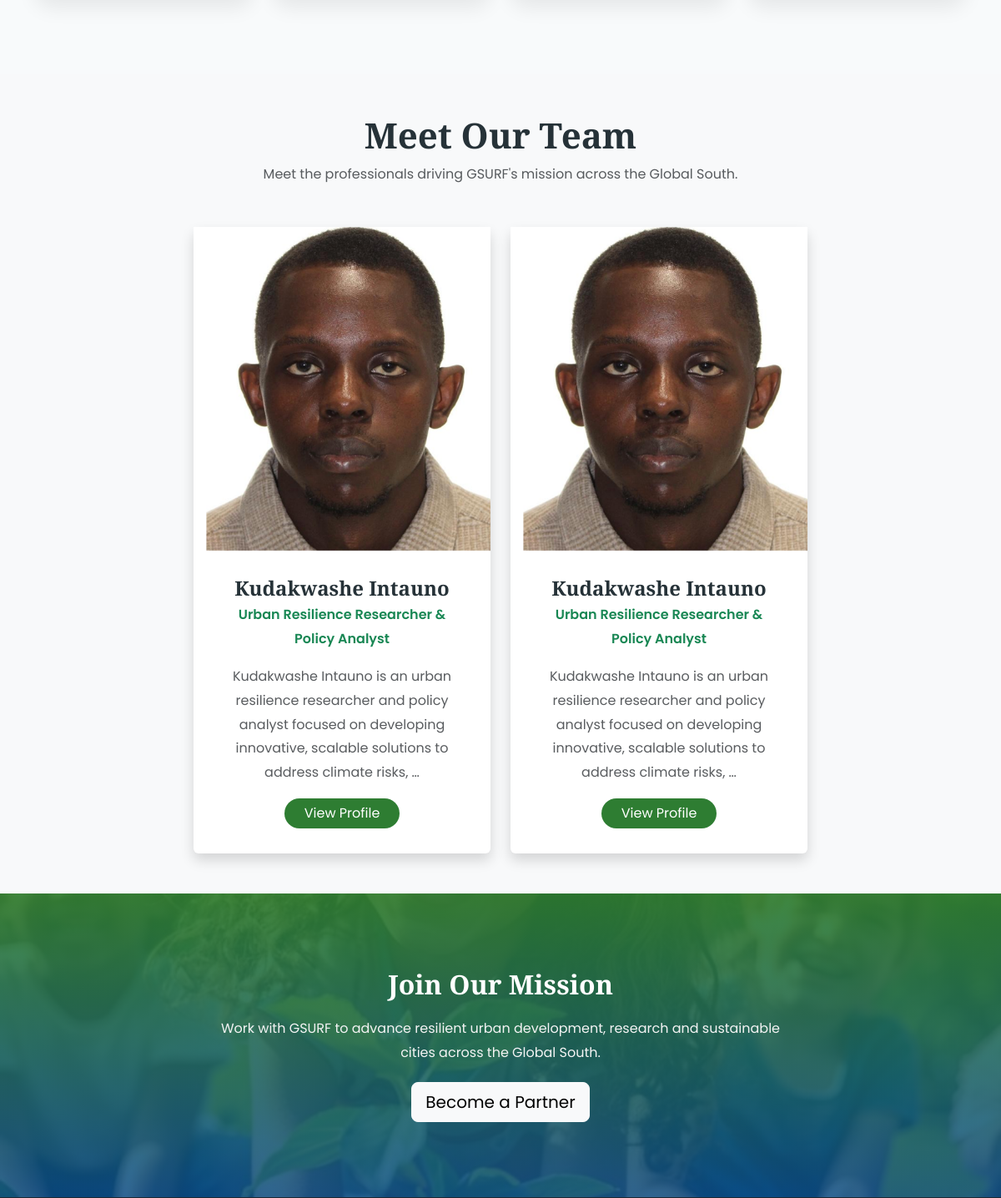
Page /about/ (middle part) on the earlier database version.
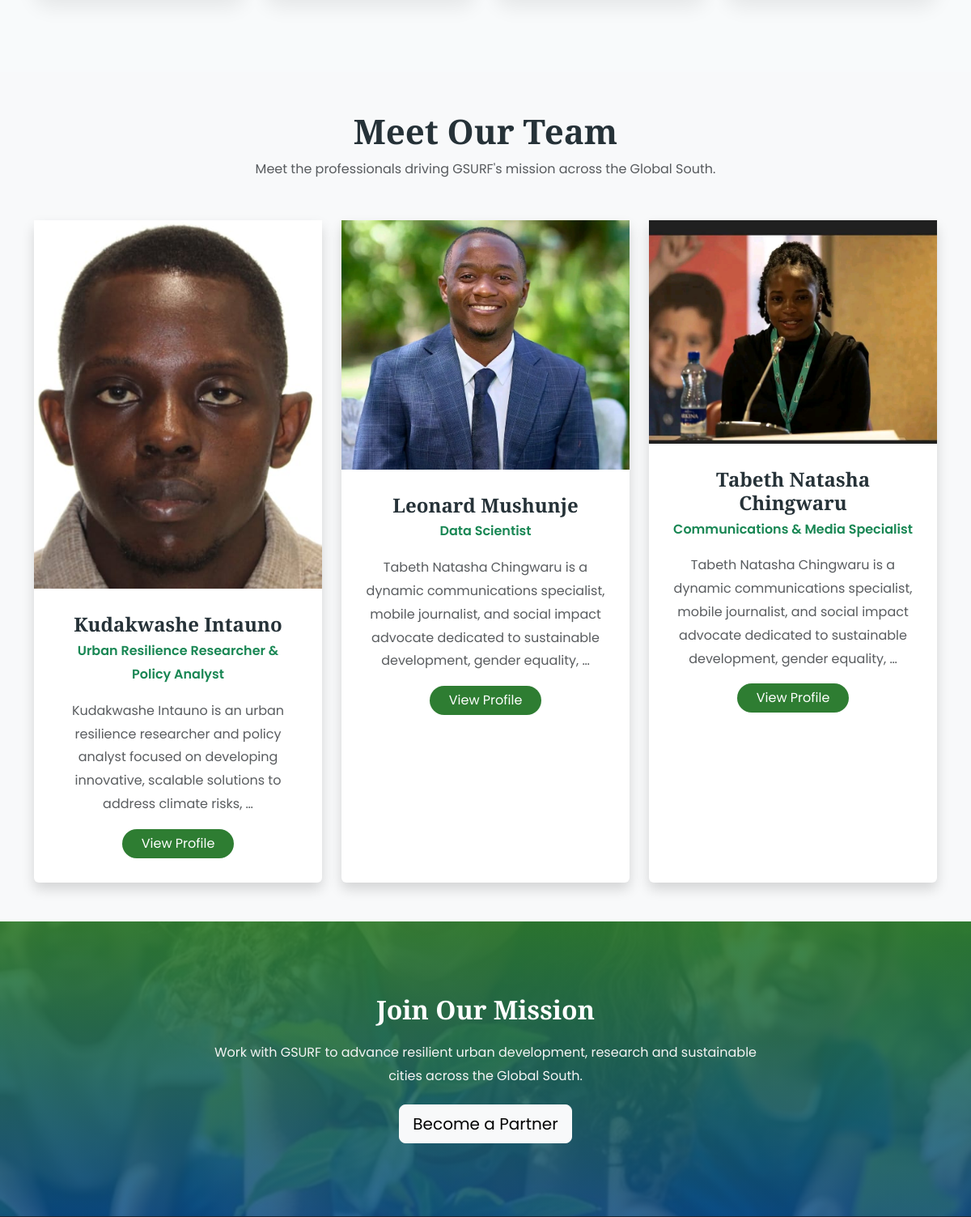
Same page on the later database version.
### core/models.py (models this page shows, shortened)
class TeamMember(models.Model):
    name = models.CharField(
        max_length=100
    )
    position = models.CharField(
        max_length=150
    )
    biography = models.TextField(
        help_text="Supports paragraphs. Use separate fields below for links."
    )
    photo = models.ImageField(
        upload_to="team/",
        blank=True,
        null=True
    )
    email = models.EmailField(
        blank=True
    )
    phone = models.CharField(
        max_length=20,
        blank=True
    )
    linkedin = models.URLField(
        blank=True,
        verbose_name="LinkedIn Profile"
    )
    google_scholar = models.URLField(
        blank=True,
        verbose_name="Google Scholar"
    )
    researchgate = models.URLField(
        blank=True,
        verbose_name="ResearchGate"
    )
    orcid = models.URLField(
        blank=True,
        verbose_name="ORCID"
    )
    website = models.URLField(
        blank=True,
        verbose_name="Personal Website"
    )
    expertise = models.CharField(
        max_length=255,
        blank=True,
        help_text="Example: Urban Planning, Climate Change, GIS"
    )
    display_order = models.PositiveIntegerField(
        default=0
    )
    is_active = models.BooleanField(
        default=True
    )
    created_at = models.DateTimeField(
        auto_now_add=True
    )
    class Meta:
        ordering = ["display_order", "name"]

### core/views.py (the view)
# urls.py: path("about/", views.about, name="about"),
def about(request):
    from .models import TeamMember
    team = TeamMember.objects.all()
    context = {
        "team": team
    }
    return render(
        request,
        "about.html",
        context
    )

### templates/about.html (shortened to what this page needs)
{% extends 'base.html' %}
{% load static %}
{% block content %}
<section>
</section>
<section class="py-5 bg-light">
    <div class="container">
        <div class="section-title text-center mb-5">
            <h2>Meet Our Team</h2>
            <p class="text-muted">
                Meet the professionals driving GSURF's mission across the Global South.
            </p>
        </div>
        <div class="row g-4 justify-content-center">
            {% for member in team %}
            <div class="col-xl-4 col-lg-4 col-md-6">
                <div class="card team-card h-100 border-0 shadow">
                    {% if member.photo %}
                        <img src="{{ member.photo.url }}"
                             class="team-photo"
                             alt="{{ member.name }}">
                    {% else %}
                        <img src="{% static 'images/research.jpg' %}"
                             class="team-photo"
                             alt="{{ member.name }}">
                    {% endif %}
                    <div class="card-body text-center">
                        <h4 class="fw-bold mb-1">
                            {{ member.name }}
                        </h4>
                        <p class="text-success fw-semibold mb-3">
                            {{ member.position }}
                        </p>
                        <p class="text-muted">
                            {{ member.biography|truncatewords:20 }}
                        </p>
                        <a href="{% url 'team_detail' member.id %}"
                           class="btn btn-success rounded-pill px-4">
                            View Profile
                        </a>
                    </div>
                </div>
            </div>
            {% empty %}
            <div class="col-12 text-center">
                <h4>No team members available.</h4>
            </div>
            {% endfor %}
        </div>
    </div>
</section>
<section class="cta-section">
<div class="container text-center">
<h2>
Join Our Mission
</h2>
<p>
Work with GSURF to advance resilient urban development,
research and sustainable cities across the Global South.
</p>
<a href="{% url 'contact' %}"
class="btn btn-light btn-lg">
Become a Partner
</a>
</div>
</section>
{% endblock %}

### templates/base.html (shortened to what this page needs)
{% load static %}
<!DOCTYPE html>
<html lang="en">
<head>
<link rel="stylesheet"
      href="https://cdn.jsdelivr.net/npm/bootstrap-icons@1.11.3/font/bootstrap-icons.min.css">
    <link href="https://cdn.jsdelivr.net/npm/bootstrap@5.3.3/dist/css/bootstrap.min.css" rel="stylesheet">
    <link rel="stylesheet" href="https://cdn.jsdelivr.net/npm/bootstrap-icons@1.11.3/font/bootstrap-icons.min.css">
    <link rel="stylesheet" href="{% static 'css/style.css' %}">
</head>
<body class="gsurf-page">
    <main>
        {% block content %}
        {% endblock %}
    </main>
</body>
</html>

### static/css/style.css (style rules this page uses)
body { font-family:'Poppins',sans-serif; background:#f8fafb; color:#444; overflow-x:hidden; }
:root { --primary:#0b4f8c; --secondary:#2E7D32; --accent:#7CB342; --light:#F8FAFC; --white:#ffffff; --dark:#263238; --gray:#6c757d; }
section { padding:90px 0; }
h1,h2,h3,h4,h5 { font-family:'Playfair Display',serif; font-weight:700; color:var(--dark); }
p { line-height:1.8; color:#666; }
a { text-decoration:none; transition:.3s; }
img { max-width:100%; }
.btn-success { background:var(--secondary); border:none; border-radius:50px; }
.card-body { padding:30px; }
.section-title { text-align:center; margin-bottom:60px; }
.section-title h2 { font-size:42px; }
.section-title p { max-width:700px; margin:auto; }
main { padding-top:100px; }
.cta-section { background:linear-gradient(rgba(46,125,50,.92),rgba(11,79,140,.85)), url("../images/climate.jpeg"); background-size:cover; background-position:center; padding:90px 0; color:white; }
.cta-section h2 { color:white; }
.cta-section p { color:#f4f4f4; max-width:700px; margin:20px auto; }

Differences in the rows shown:
changed TeamMember "Kudakwashe Intauno": photo: a different picture; moves up the list
changed TeamMember: photo: a different picture; name "Kudakwashe Intauno" → "Leonard Mushunje"; position "Urban Resilience Researcher & Policy Analyst" → "Data Scientist"; biography "Kudakwashe Intauno is an urban resilience researcher and policy analyst focused on developing innovative, scalable solutions to address climate risks, …" → "Tabeth Natasha Chingwaru is a dynamic communications specialist, mobile journalist, and social impact advocate dedicated to sustainable development, gender equality, …"
added TeamMember: photo (picture), name "Tabeth Natasha Chingwaru", position "Communications & Media Specialist", biography "Tabeth Natasha Chingwaru is a dynamic communications specialist, mobile journalist, and social impact advocate dedicated to sustainable development, gender equality, …"
